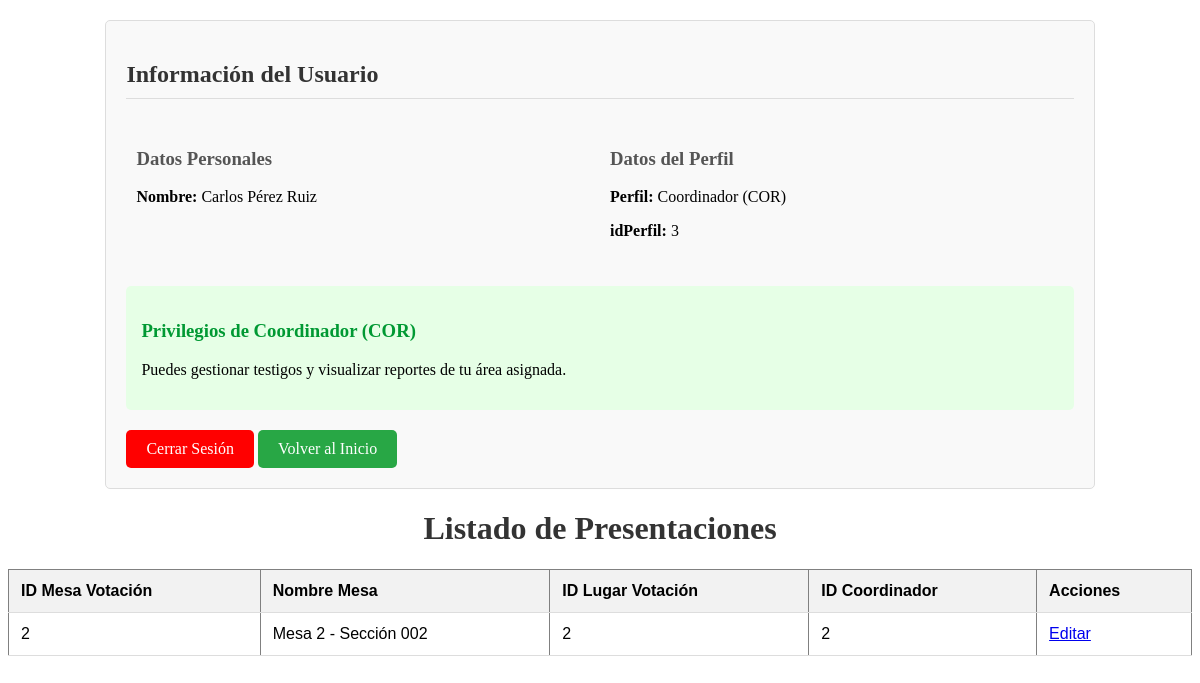
Screenshot of /vistas/obtener_mesas_votacion.php (signed in) with the database file from the repository.
### tables this page shows
CREATE TABLE `dbo_usuarios` (
  `idUsuario` int(10) NOT NULL,
  `nombre` varchar(70) NOT NULL,
  `primApellido` varchar(70) NOT NULL,
  `segApellido` varchar(70) NOT NULL,
  `usuario` varchar(10) NOT NULL,
  `password` varchar(50) NOT NULL,
  `idPerfil` int(10) NOT NULL,
  `idPartido` int(10) DEFAULT NULL,
  `idPersona` int(10) DEFAULT NULL,
  `idCoordinador` int(11) DEFAULT NULL,
  `idTestigo` int(11) DEFAULT NULL,
  `estatus` int(10) NOT NULL DEFAULT 1 COMMENT '1: Activo | 0: Inactivo'
);

CREATE TABLE `dbo_login_perfiles` (
  `idPerfil` int(11) NOT NULL,
  `perfil` varchar(200) NOT NULL,
  `alias` char(3) NOT NULL
);

CREATE TABLE `dbo_mesasvotacion` (
  `idMesaVotacion` int(10) NOT NULL,
  `nombreMesa` varchar(80) NOT NULL,
  `idLugarVotacion` int(10) NOT NULL,
  `idCoordinador` int(10) NOT NULL
);

### controladores/validar.php (the view, shortened to what this page needs)
<?php
include_once('../modelos/listas2.php');
$consulta_observador = new consulta_observador();
$usuario_actual = $consulta_observador->obtener_usuario_por_id($_SESSION['idUsuario']);
function mostrar_info_usuario($usuario) {
    echo "<div style='width: 80%; margin: 20px auto; padding: 20px; border: 1px solid #ddd; border-radius: 5px; background-color: #f9f9f9;'>
            <h2 style='color: #333; border-bottom: 1px solid #ddd; padding-bottom: 10px;'>Información del Usuario</h2>
            <div style='display: flex; flex-wrap: wrap;'>
                <div style='flex: 1; min-width: 200px; margin: 10px;'>
                    <h3 style='color: #555;'>Datos Personales</h3>
                    <p><strong>Nombre:</strong> {$usuario['nombre']} {$usuario['primApellido']} {$usuario['segApellido']}</p>
                </div>
                <div style='flex: 1; min-width: 200px; margin: 10px;'>
                    <h3 style='color: #555;'>Datos del Perfil</h3>
                    <p><strong>Perfil:</strong> {$usuario['perfil']} ({$usuario['alias']})</p>
                    <p><strong>idPerfil:</strong> {$usuario['idPerfil']}</p>
                </div>
            </div>";
    switch ($usuario['idPerfil']) {
        case 3:
            echo "<div style='margin-top: 20px; padding: 15px; background-color: #e6ffe6; border-radius: 5px;'>
                <h3 style='color: #009933;'>Privilegios de Coordinador (COR)</h3>
                <p>Puedes gestionar testigos y visualizar reportes de tu área asignada.</p>
              </div>";
            break;
    }
    echo "
    <a href='/coordinadores_y_testigos/controladores/cerrar_sesion.php' style='display: inline-block; margin-top: 20px; padding: 10px 20px; background-color:rgb(255, 0, 0); color: white; text-decoration: none; border-radius: 5px;'>Cerrar Sesión</a>
    <a href='index.php' style='display: inline-block; margin-top: 20px; padding: 10px 20px; background-color: #28a745; color: white; text-decoration: none; border-radius: 5px;'>Volver al Inicio</a>
    </div>
    ";
}
if ($usuario_actual) {
    mostrar_info_usuario($usuario_actual);
} else {
    echo "<div style='text-align: center; margin-top: 20px;'>
            <p style='color: red; font-weight: bold;'>No se pudo obtener la información del usuario.</p>
            <p style='color: #555;'>Por favor, contacta al administrador del sistema.</p>
          </div>";
}
?>

### modelos/listas2.php (shortened to what this page needs)
<?php
class consulta_observador extends BaseDatos
{
public function obtener_mesas_votacion($idCoordinador)
{
    $idPerfilSesion = $_SESSION['idPerfil'] ?? null;
    $con = $this->getBD();
    $sql = "";
    switch ($idPerfilSesion) {
        case 3:
            $sql = "SELECT idMesaVotacion, nombreMesa, idLugarVotacion, idCoordinador
                    FROM dbo_mesasvotacion
                    WHERE idCoordinador = ?";
            break;
    }
    if ($idPerfilSesion == 3) {
        $stmt = $con->prepare($sql);
        $stmt->bind_param("i", $idCoordinador);
        $stmt->execute();
        $result = $stmt->get_result();
    } else {
        $result = $con->query($sql);
    }
    if ($result && $result->num_rows > 0) {
        echo "<table border='1'>";
        echo "<thead>";
        echo "<tr>";
        echo "<th>ID Mesa Votación</th>";
        echo "<th>Nombre Mesa</th>";
        echo "<th>ID Lugar Votación</th>";
        echo "<th>ID Coordinador</th>";
        echo "<th>Acciones</th>";
        echo "</tr>";
        echo "</thead>";
        echo "<tbody>";
        while ($row = $result->fetch_assoc()) {
            echo "<tr>";
            echo "<td>".htmlspecialchars($row['idMesaVotacion'])."</td>";
            echo "<td>".htmlspecialchars($row['nombreMesa'])."</td>";
            echo "<td>".htmlspecialchars($row['idLugarVotacion'])."</td>";
            echo "<td>".htmlspecialchars($row['idCoordinador'])."</td>";
            echo "<td>";
            echo "<a href='editar_mesa_votacion.php?id=".urlencode($row['idMesaVotacion'])."' >Editar</a>";
            echo "</td>";
            echo "</tr>";
        }
        echo "</tbody>";
        echo "</table>";
    } else {
        echo "<div class='alert alert-info'>No se encontraron mesas de votación registradas.</div>";
    }
}
public function obtener_usuario_por_id($idUsuario)
{
    $sql = "SELECT
                u.idUsuario,
                u.nombre,
                u.primApellido,
                u.segApellido,
                u.usuario,
                u.password,
                u.idPerfil,
                lp.perfil,
                lp.alias,
                u.idPartido,
                u.idPersona,
                c.idCoordinador AS idCoordinador,
                u.idTestigo,
                u.estatus
            FROM dbo_usuarios u
            INNER JOIN dbo_login_perfiles lp ON u.idPerfil = lp.idPerfil
            LEFT JOIN dbo_coordinadores c ON u.idPersona = c.idPersona
            WHERE u.idUsuario = ?";
    $con = $this->getBD();
    $stmt = $con->prepare($sql);
    $stmt->bind_param("i", $idUsuario);
    $stmt->execute();
    $resultado = $stmt->get_result();
    return $resultado->fetch_assoc();
}
}

### vistas/css/estilos.css (style rules this page uses)
table { border-collapse: collapse; width: 100%; margin: 1rem 0; font-family: Arial, sans-serif; }
th, td { padding: 0.75rem; text-align: left; border-bottom: 1px solid #ddd; }
th { background-color: #f2f2f2; font-weight: bold; }

### rows the page displays
dbo_usuarios: nombre "Carlos", primApellido "Pérez", segApellido "Ruiz", idPerfil.perfil "Coordinador", idPerfil.alias "COR", idPerfil "3"
dbo_mesasvotacion: idMesaVotacion "2", nombreMesa "Mesa 2 - Sección 002", idLugarVotacion "2", idCoordinador "2"
